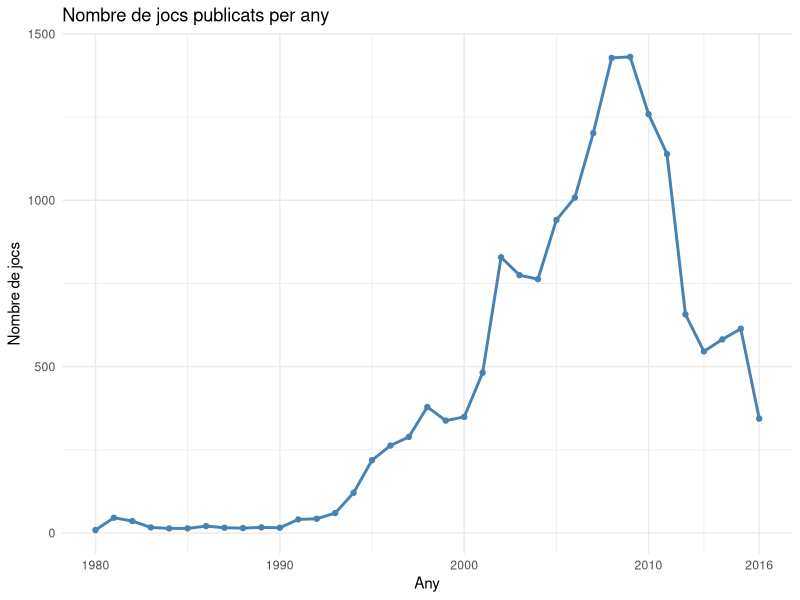
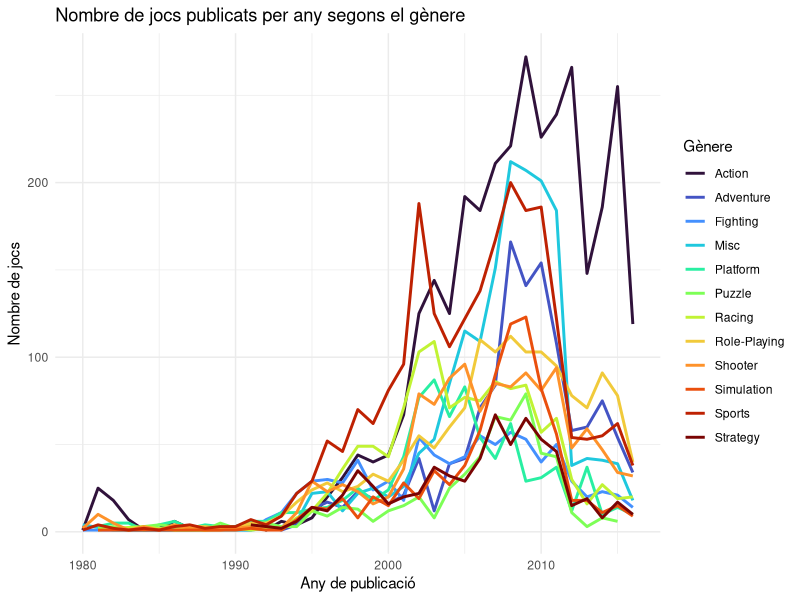
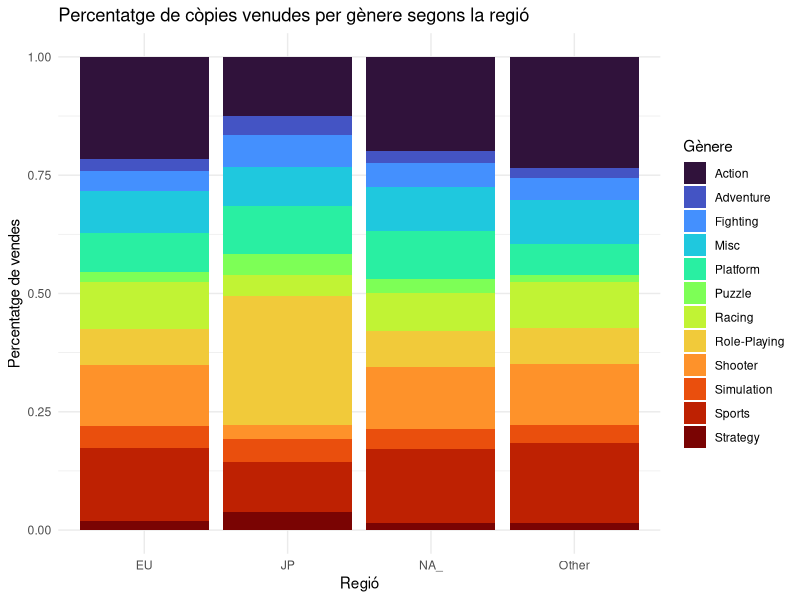
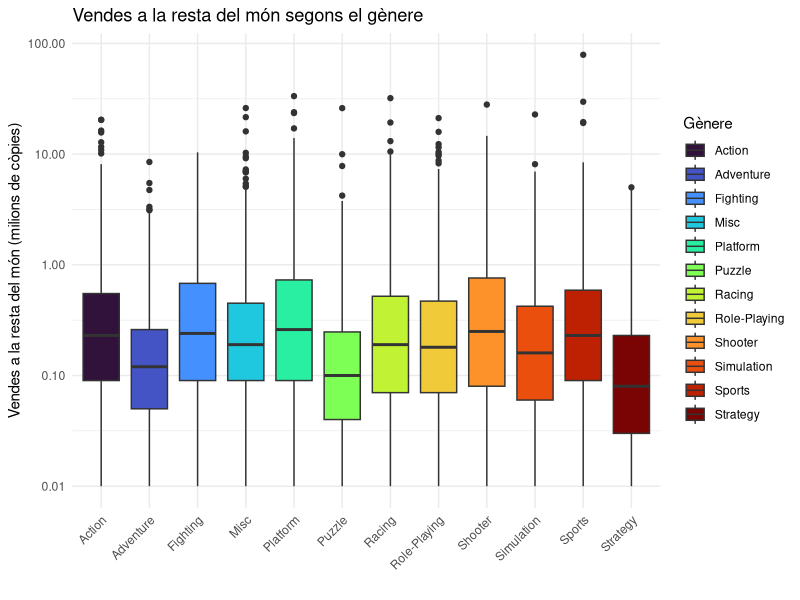
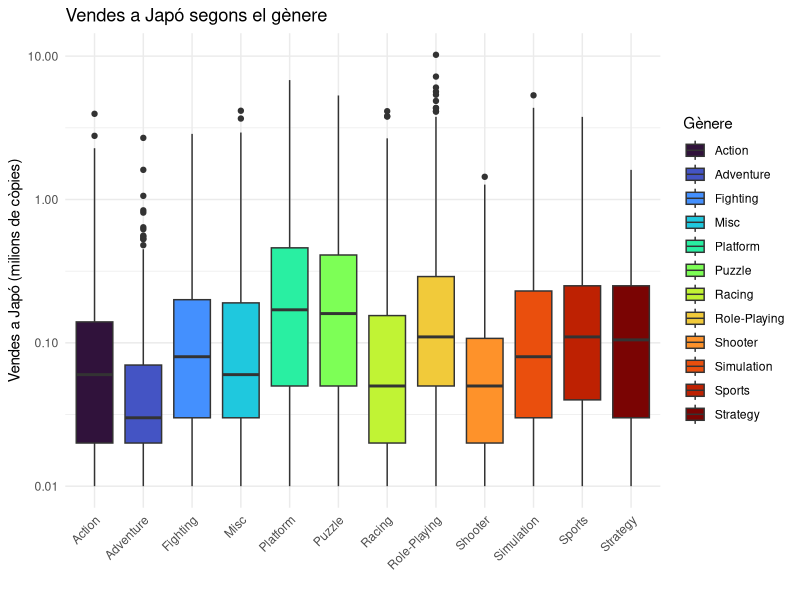

Write the R code that produced these figures, in order.
## ---- chunk 1
library(dplyr)
library(tidyr)
library(ggplot2)
library(viridis)
library(scales)
## ---- chunk 2
# llegim df
data <- read.csv("vgsales_modificat.csv")
df <- data

# filtrem jocs abans del 2017 i no descartem els que tenen NA a l'any
df <- df %>%
  filter(is.na(Year) | Year < 2017)
## ---- chunk 3
# gràfica de quants jocs hi ha per any
df_any <- df %>%
  filter(!is.na(Year)) %>%
  group_by(Year) %>%
  summarise(num_jocs = n(), .groups = "drop")

ggplot(df_any, aes(x = Year, y = num_jocs)) +
  geom_line(color = "steelblue", size = 1) +
  geom_point(color = "steelblue") +
  scale_x_continuous(
    breaks = c(seq(min(df_any$Year), max(df_any$Year), by = 10), max(df_any$Year))
  ) +
  theme_minimal() +
  labs(title = "Nombre de jocs publicats per any",
       x = "Any",
       y = "Nombre de jocs")
## ---- chunk 4
# gràfic de nombre de videojocs per gènere i any
df_any_genere <- df %>%
  group_by(Year, Genre) %>%
  summarise(num_jocs = n(), .groups = "drop")

ggplot(df_any_genere, aes(x = Year, y = num_jocs, color = Genre)) +
  geom_line(size = 1) +
  scale_color_viridis_d(option = "turbo") +
  theme_minimal() +
  labs(
    title = "Nombre de jocs publicats per any segons el gènere",
    x = "Any de publicació",
    y = "Nombre de jocs",
    color = "Gènere"
  )
## ---- chunk 5
# gràfic de barres apilades i normalitzades de percentatge de copies venudes per regions
# posem de nom NA_ amb una barra baixa perque NA es paraula reservada

df_genere_vendes <- df %>%
  group_by(Genre) %>%
  summarise(
    NA_ = sum(NA_Sales, na.rm = TRUE),
    EU = sum(EU_Sales, na.rm = TRUE),
    JP = sum(JP_Sales, na.rm = TRUE),
    Other = sum(Other_Sales, na.rm = TRUE)
  ) %>%
  ungroup()

df_genere_vendes <- df_genere_vendes %>%
  pivot_longer(
    cols = c(NA_, EU, JP, Other),
    names_to = "Region",
    values_to = "Vendes_milions"
  )

ggplot(df_genere_vendes, aes(x = Region, y = Vendes_milions, fill = Genre)) +
  geom_col(position = "fill") +
  scale_fill_viridis_d(option = "turbo") +
  theme_minimal() +
  labs(
    title = "Percentatge de còpies venudes per gènere segons la regió",
    x = "Regió",
    y = "Percentatge de vendes",
    fill = "Gènere"
  )
## ---- chunk 6
# diagrama de caixes múltiples sense japó

df_restaJP <- df %>%
  mutate(Global_noJP = NA_Sales + EU_Sales + Other_Sales)

ggplot(df_restaJP, aes(x = Genre, y = Global_noJP, fill = Genre)) +
  geom_boxplot() +
  scale_y_log10(labels = comma_format()) +
  scale_fill_viridis_d(option = "turbo") +
  theme_minimal() +
  labs(
    title = "Vendes a la resta del món segons el gènere",
    x = "",
    y = "Vendes a la resta del món (milions de còpies)",
    fill = "Gènere"
  ) +
  theme(axis.text.x = element_text(angle = 45, hjust = 1))
## ---- chunk 7
# diagrama de caixes múltiples només de japó

ggplot(df, aes(x = Genre, y = JP_Sales, fill = Genre)) +
  geom_boxplot() +
  scale_y_log10(labels = comma_format()) +
  scale_fill_viridis_d(option = "turbo") +
  theme_minimal() +
  labs(
    title = "Vendes a Japó segons el gènere",
    x = "",
    y = "Vendes a Japó (milions de còpies)",
    fill = "Gènere"
  ) +
  theme(axis.text.x = element_text(angle = 45, hjust = 1))
